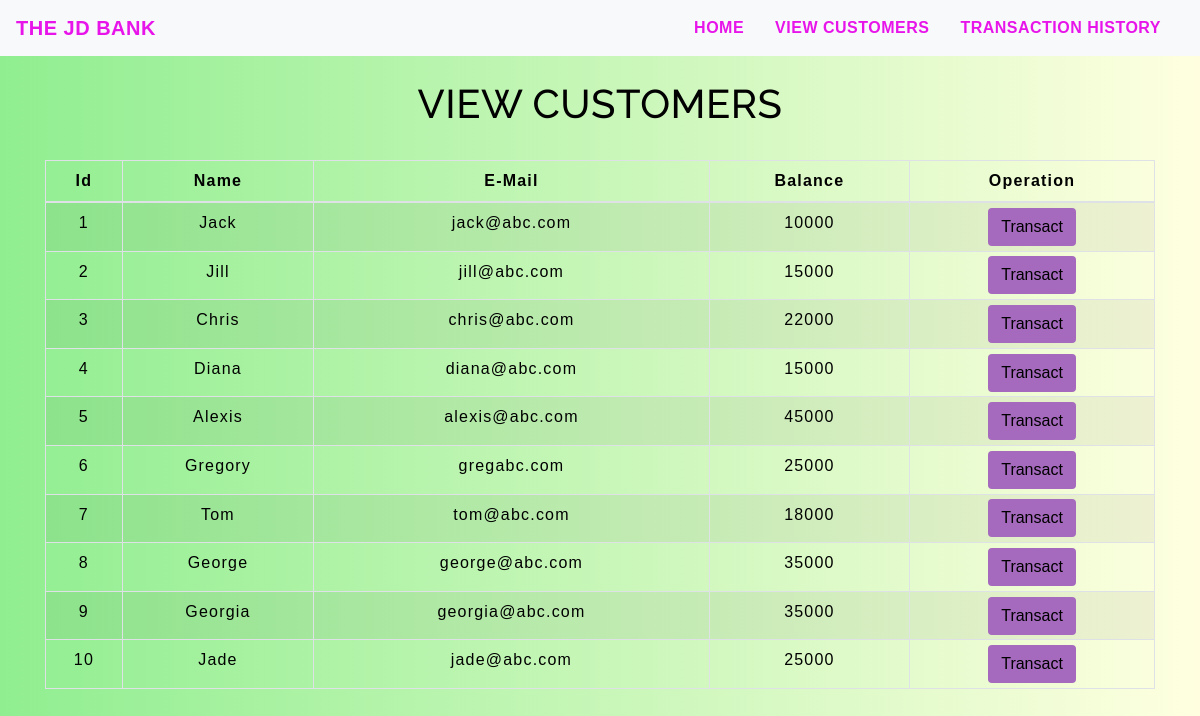
The app's page /transfermoney.php with its own data.
### tables this page shows
CREATE TABLE `customers` (
  `id` int(3) NOT NULL,
  `name` text NOT NULL,
  `email` varchar(30) NOT NULL,
  `currentbalance` int(8) NOT NULL
);

### transfermoney.php (the view, shortened to what this page needs)
<!DOCTYPE html>
<html lang="en">
<head>
    <link rel="stylesheet" href="https://maxcdn.bootstrapcdn.com/bootstrap/4.0.0/css/bootstrap.min.css">
    <link rel="stylesheet" type="text/css" href="table.css">
    <link rel="stylesheet" type="text/css" href="navbar.css">
</head>
<body style="background-image:linear-gradient(to left,lightyellow,lightgreen);">
<?php
    include 'config.php';
    $sql = "SELECT * FROM customers";
    $result = mysqli_query($conn,$sql);
?>
<?php
  include 'navbar.php';
?>
<div class="container">
        <h2 class="text-center pt-4" style="color : black;">VIEW CUSTOMERS</h2>
        <br>
            <div class="row">
                <div class="col">
                    <div class="table-responsive-sm">
                    <table class="table table-hover table-sm table-striped table-condensed table-bordered" style="border-color:black;">
                        <thead style="color : black;">
                            <tr>
                            <th scope="col" class="text-center py-2">Id</th>
                            <th scope="col" class="text-center py-2">Name</th>
                            <th scope="col" class="text-center py-2">E-Mail</th>
                            <th scope="col" class="text-center py-2">Balance</th>
                            <th scope="col" class="text-center py-2">Operation</th>
                            </tr>
                        </thead>
                        <tbody>
                <?php
                    while($rows=mysqli_fetch_assoc($result)){
                ?>
                    <tr style="color : black;">
                        <td class="py-2"><?php echo $rows['id'] ?></td>
                        <td class="py-2"><?php echo $rows['name']?></td>
                        <td class="py-2"><?php echo $rows['email']?></td>
                        <td class="py-2"><?php echo $rows['currentbalance']?></td>
                        <td><a href="selecteduserdetail.php?id= <?php echo $rows['id'] ;?>"> <button type="button" class="btn" style="background-color : #A569BD;">Transact</button></a></td>
                    </tr>
                <?php
                    }
                ?>
                        </tbody>
                    </table>
                    </div>
                </div>
            </div>
         </div>
</body>
</html>

### navbar.php (shortened to what this page needs)
<nav class="navbar navbar-expand-md navbar-light bg-light">
<a class="navbar-brand" href="index.php" style="color : #E715EA;"><b>THE JD BANK</b></a>
<div class="collapse navbar-collapse" id="collapsibleNavbar">
      <ul class="navbar-nav ml-auto">
        <li class="nav-item">
          <a class="nav-link" href="index.php" style="color : #E715EA;"><b>HOME</b></a>
        </li>
        <li class="nav-item">
          <a class="nav-link" href="transfermoney.php" style="color : #E715EA;"><b>VIEW CUSTOMERS</b></a>
        </li>
        <li class="nav-item">
          <a class="nav-link" href="transactionhistory.php" style="color : #E715EA;"><b>TRANSACTION HISTORY</b></a>
        </li>
    </div>
 </nav>

### table.css (style rules this page uses)
* { padding: 0; margin: 0; box-sizing: border-box; font-family: sans-serif; }
h2 { font-size: 40px; }
table { letter-spacing: 1.2px; }
td { text-align: center; }
button { border:none; background: #d9d9d9; transition: 1s; }

### navbar.css (style rules this page uses)
.nav-link { margin-right: 15px; color:#2F363F; letter-spacing: 0.5px; transition: 0.5s; }
.navbar-brand { color: #4C4B4B; letter-spacing: 0.5px; }
h2 { color: #4C4B4B; letter-spacing: 0.5px; font-family: raleway; }

### transfermoney.php (style rules this page uses)
button { transition: 1.5s; }

### records on screen
customers: id "1", name "Jack", email "jack@abc.com", currentbalance "10000"
customers: id "2", name "Jill", email "jill@abc.com", currentbalance "15000"
customers: id "3", name "Chris", email "chris@abc.com", currentbalance "22000"
customers: id "4", name "Diana", email "diana@abc.com", currentbalance "15000"
customers: id "5", name "Alexis", email "alexis@abc.com", currentbalance "45000"
customers: id "6", name "Gregory", email "gregabc.com", currentbalance "25000"
customers: id "7", name "Tom", email "tom@abc.com", currentbalance "18000"
customers: id "8", name "George", email "george@abc.com", currentbalance "35000"
customers: id "9", name "Georgia", email "georgia@abc.com", currentbalance "35000"
customers: id "10", name "Jade", email "jade@abc.com", currentbalance "25000"
